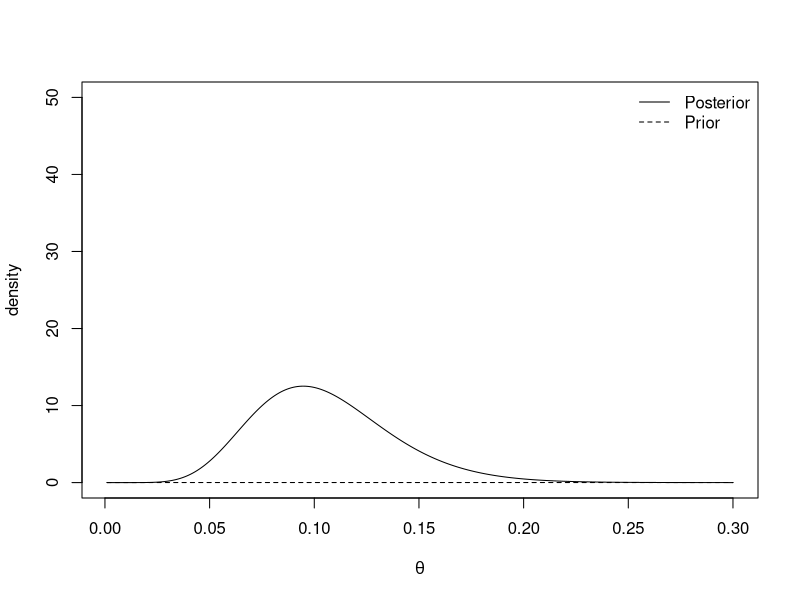
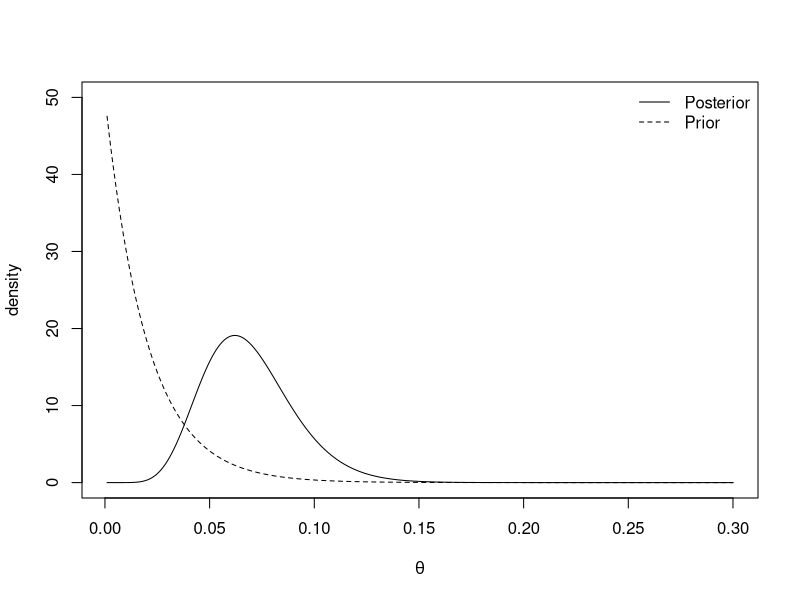
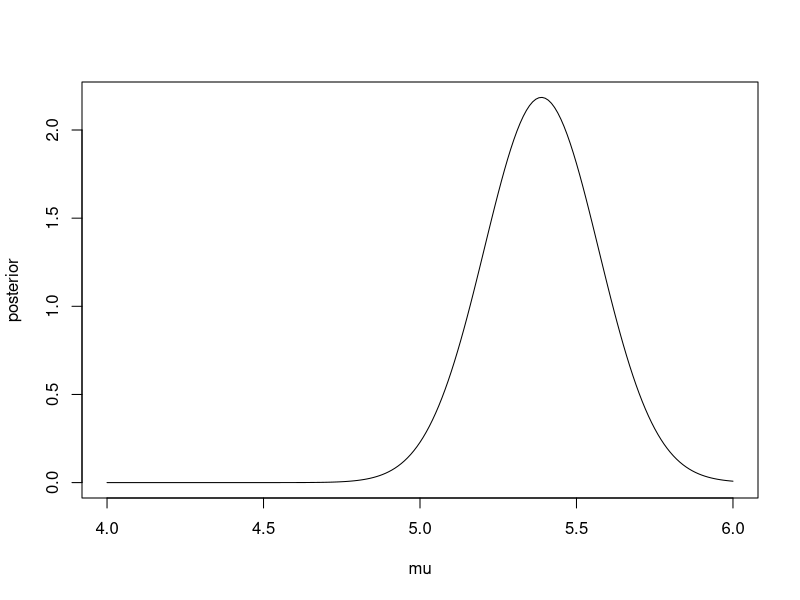
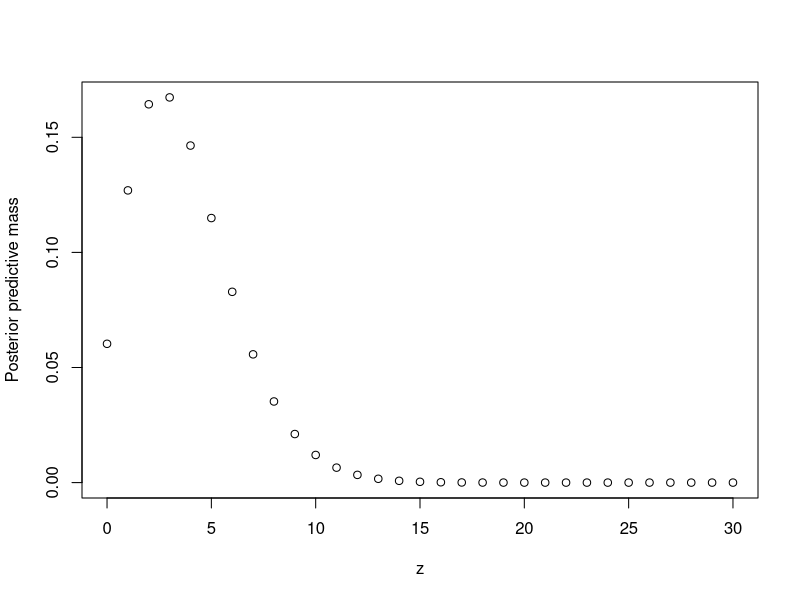
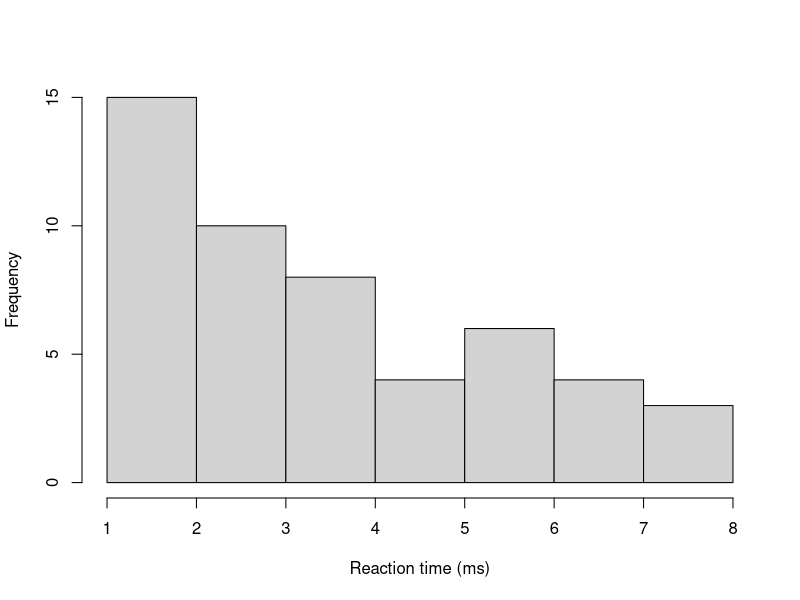
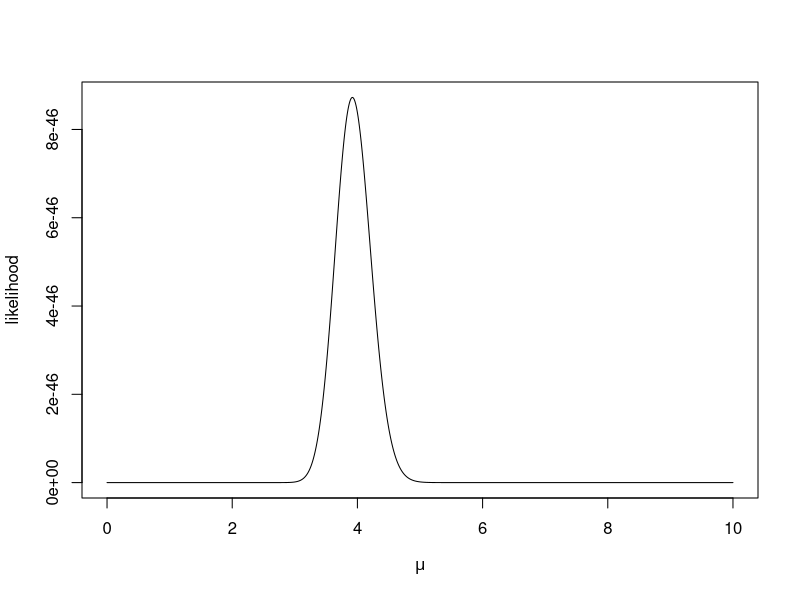
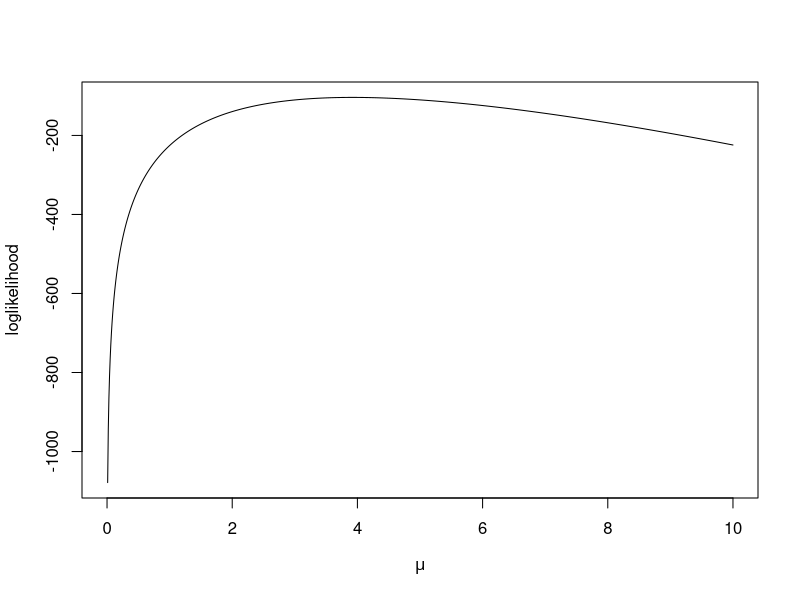
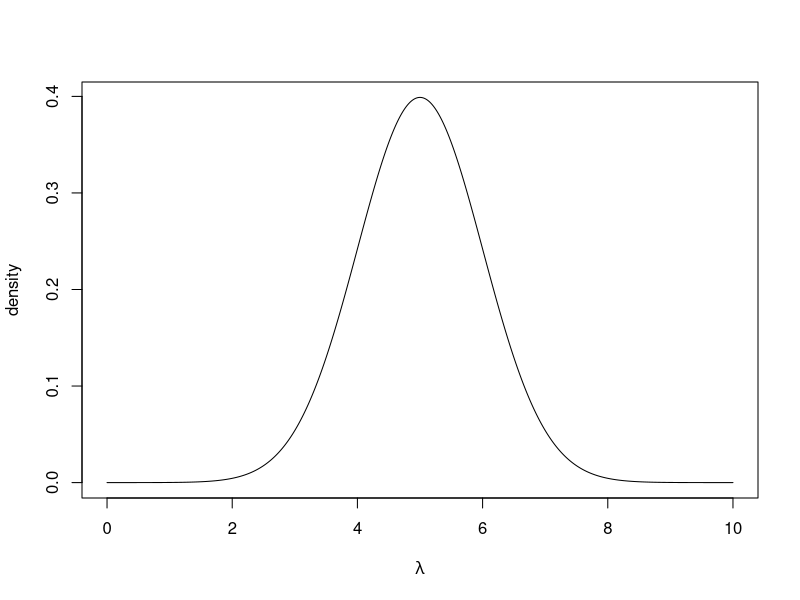

Source code (R) for these figures, in order:
## ---- chunk 1
cred.int.95 <- qbeta(c(0.025, 0.975), 4, 198)
round(cred.int.95, 3)
## ---- chunk 2
plot.distributions <- function(gamma.prior){
  #evaluate at selected values of theta
  theta <- seq(0.001, 0.3, 0.001) 
  
  #evaluate prior density
  prior <- dexp(theta, rate = gamma.prior)
  
  #evaluate posterior density
  posterior <- dgamma(theta, shape = 10, rate = 95 + gamma.prior)
  
  
  #plot
  plot(theta, posterior, type= 'l', 
       ylim = c(0, 50), xlab = expression(theta), ylab = "density")
  lines(theta, prior, lty = 2)
  legend('topright', lty = c(1, 2), legend = c("Posterior", "Prior"),  
         bty = "n")
}

plot.distributions(0.01)
plot.distributions(50)
## ---- chunk 3
round(qgamma(c(0.025, 0.975), 10, 95.01), 3)
## ---- chunk 4
#data
N <- 30
sigma <- 1
y <- rnorm(N, 5, sigma)

#prior
sigma0 <- 1000
mu0     <- 0

#posterior
sigma1.sq <- (1/(sigma0^2)  + N/(sigma^2))^-1
mu1       <- sigma1.sq*(sum(y)/(sigma^2) + mu0/(sigma0^2))

c(mu1, sigma1.sq) #output mean and variance

#Create plot
mu <- seq(4, 6, 0.01)
posterior <- dnorm(mu, mean = mu1, sd = sqrt(sigma1.sq))
plot(mu, posterior, type ='l')

## ---- chunk 5
qnorm(c(0.025, 0.975), mu1, sqrt(sigma1.sq))
## ---- chunk 6
beta.binom.posterior.predictive.distribution <- function(z){
  
  
  numerator <- gamma(32)*gamma(z + 4)*gamma(58-z)
  denominator <- gamma(4)*gamma(28)*gamma(62)
  
  output <- choose(30, z)*numerator/denominator
  return(output)
  
}
## ---- chunk 7
z <- 0:30
ppd <- beta.binom.posterior.predictive.distribution(z)
sum(ppd)
plot(z, ppd, xlab = "z", ylab = "Posterior predictive mass")
## ---- chunk 8
z%*%ppd #expectation
cbind(z, cumsum(ppd)) #CDF
## ---- chunk 9
y <- c(2, 6, 2, 3, 4, 3, 4, 3, 1, 2, 3, 2, 6, 6, 2, 3, 5, 1, 2, 2, 4, 2, 5, 3,
       6, 4, 1, 2, 7, 8, 4, 3, 7, 3, 3, 5, 2, 6, 1, 3, 7, 4, 2, 6, 8, 8, 4, 5,
       7, 4)
hist(y, main = "", xlab = "Reaction time (ms)")
mean(y)
## ---- chunk 10
lambda <- seq(0, 10, 0.01) #grid of lambda values
likelihood.function <- function(lambda, y) prod(dpois(y, lambda)) #compute likelihood
log.likelihood.function  <- function(lambda, y) sum(dpois(y, lambda, log = TRUE)) #compute loglikelihood
likelihood <- sapply(lambda,  likelihood.function, y) #evaluate at grid of points
log.likelihood <- sapply(lambda,  log.likelihood.function, y) #evaluate at grid of points

#Plot likelihood
plot(lambda, likelihood, 
     xlab = expression(mu), ylab = "likelihood", type = 'l')
plot(lambda, log.likelihood, 
     xlab = expression(mu), ylab = "loglikelihood", type = 'l')
## ---- chunk 11
lambda   <- seq(0, 10, 0.01) #grid of lambda values
prior    <- dnorm(lambda, 5, 1)
log.prior <- dnorm(lambda, 5, 1, log = TRUE)
plot(lambda, prior, type = 'l', xlab = expression(lambda), ylab = "density")
plot(lambda, log.prior, type = 'l', 
     xlab = expression(lambda), ylab = "log density")
## ---- chunk 12
posterior <- prior*likelihood
posterior <- posterior/sum(posterior) #normalise
plot(lambda, posterior, type = 'l', xlab = expression(lambda), 
     ylab = "posterior density")
## ---- chunk 13
lambda[which.max(posterior)]
## ---- chunk 14
y <- c(1.95, 1.46, 4.81, 1.52, 4.24, 3.00, 0.46, 2.27, 1.76, 0.41)
